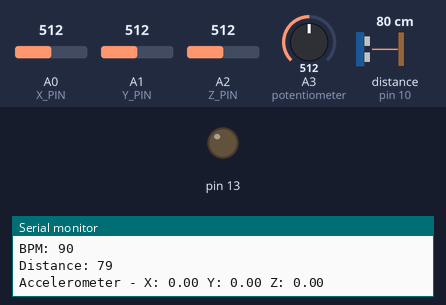
Simulated run of this sketch. Board: Arduino Uno, built with avr-gcc and run on an emulated ATmega328P. Shown: output pins drawn as LEDs (lit = HIGH), the last lines printed to the serial monitor. Wiring (inferred from the names in the program): ultrasonic range finder: trigger pin 9; echo pin 10. The inputs (shaded band) are chosen by the test bench; at power-on: A3 (potentiometer) = 512, A0 (X_PIN) = 512, A1 (Y_PIN) = 512, A2 (Z_PIN) = 512, distance to the obstacle (sensor on pin 10) 80 cm. The echo pulse lasts 58.3 µs per cm; pins used as bus, display or sensor lines are not drawn.

Above: at 1.8 s.
1.9 s: A3 (potentiometer) set to 691
3.4 s: A3 (potentiometer) set to 706
At 4.8 s:
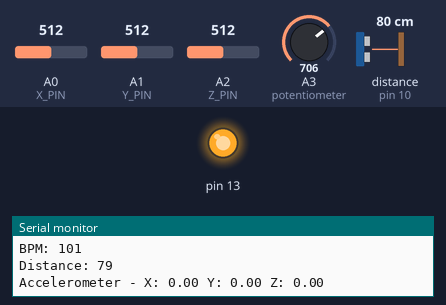
5.5 s: A3 (potentiometer) set to 306
At 6.9 s:
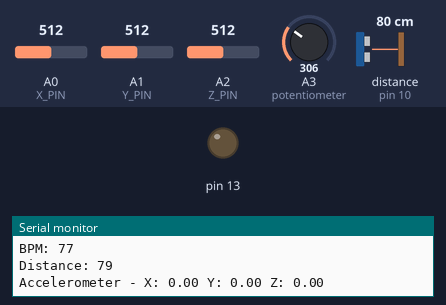
7.5 s: A3 (potentiometer) set to 716
At 9.0 s:
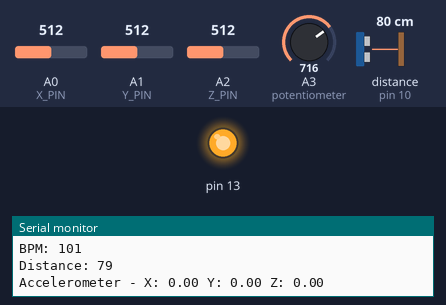
Timing chart, 0 to 10.5 s (numbered marks = the images above; inputs shaded):
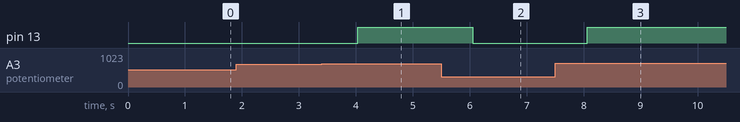

The sketch:

funky_waasa_migelo1.ino
```cpp
// MMA7361 pins (connected to analog inputs)
#define X_PIN A0
#define Y_PIN A1
#define Z_PIN A2

// Ultrasonic pins
#define TRIG_PIN 9
#define ECHO_PIN 10

// Set the threshold values
int bpmThreshold = 100;  // Set threshold for BPM
int distanceThreshold = 20;  // Set distance threshold for ultrasonic sensor

void setup() {
  Serial.begin(9600);

  // Setup Ultrasonic Sensor pins
  pinMode(TRIG_PIN, OUTPUT);
  pinMode(ECHO_PIN, INPUT);

  // Setup LED Pin
  pinMode(13, OUTPUT);

  // Setup Potentiometer for BPM
  pinMode(A3, INPUT);
}

void loop() {
  // Simulate BPM (using potentiometer value as input)
  int bpm = analogRead(A3);  // Read potentiometer to simulate BPM
  bpm = map(bpm, 0, 1023, 60, 120);  // Map potentiometer value to BPM range (60 to 120)

  // Measure distance from Ultrasonic Sensor
  long duration, distance;

  // Send a pulse to trigger the sensor
  digitalWrite(TRIG_PIN, LOW);
  delayMicroseconds(2);
  digitalWrite(TRIG_PIN, HIGH);
  delayMicroseconds(10);
  digitalWrite(TRIG_PIN, LOW);

  // Read the echo pin to get the duration of the pulse
  duration = pulseIn(ECHO_PIN, HIGH);

  // Calculate the distance in centimeters (speed of sound is 343 m/s)
  distance = (duration / 2) * 0.0343;

  // Read Accelerometer values (X, Y, Z axis)
  int xValue = analogRead(X_PIN);
  int yValue = analogRead(Y_PIN);
  int zValue = analogRead(Z_PIN);

  // Convert accelerometer values to a more readable form (optional)
  float x = map(xValue, 0, 1023, -10, 10);
  float y = map(yValue, 0, 1023, -10, 10);
  float z = map(zValue, 0, 1023, -10, 10);

  // Print data to serial monitor
  Serial.print("BPM: ");
  Serial.println(bpm);
  Serial.print("Distance: ");
  Serial.println(distance);
  Serial.print("Accelerometer - X: ");
  Serial.print(x);
  Serial.print(" Y: ");
  Serial.print(y);
  Serial.print(" Z: ");
  Serial.println(z);

  // Blink LED if BPM exceeds threshold
  if (bpm > bpmThreshold) {
    digitalWrite(13, HIGH);  // Blink LED on
  } else {
    digitalWrite(13, LOW);   // Blink LED off
  }

  delay(1000);  // Delay for a bit
}
```

Measured:
- the behaviour switches between 699 and 700 on A3 (potentiometer) (found by bisection; images 0 and 1)
- after the input at 3.4 s, pin 13: LOW → HIGH after 0.64 s
- after the input at 5.5 s, pin 13: HIGH → LOW after 0.55 s
- after the input at 7.5 s, pin 13: LOW → HIGH after 0.57 s
